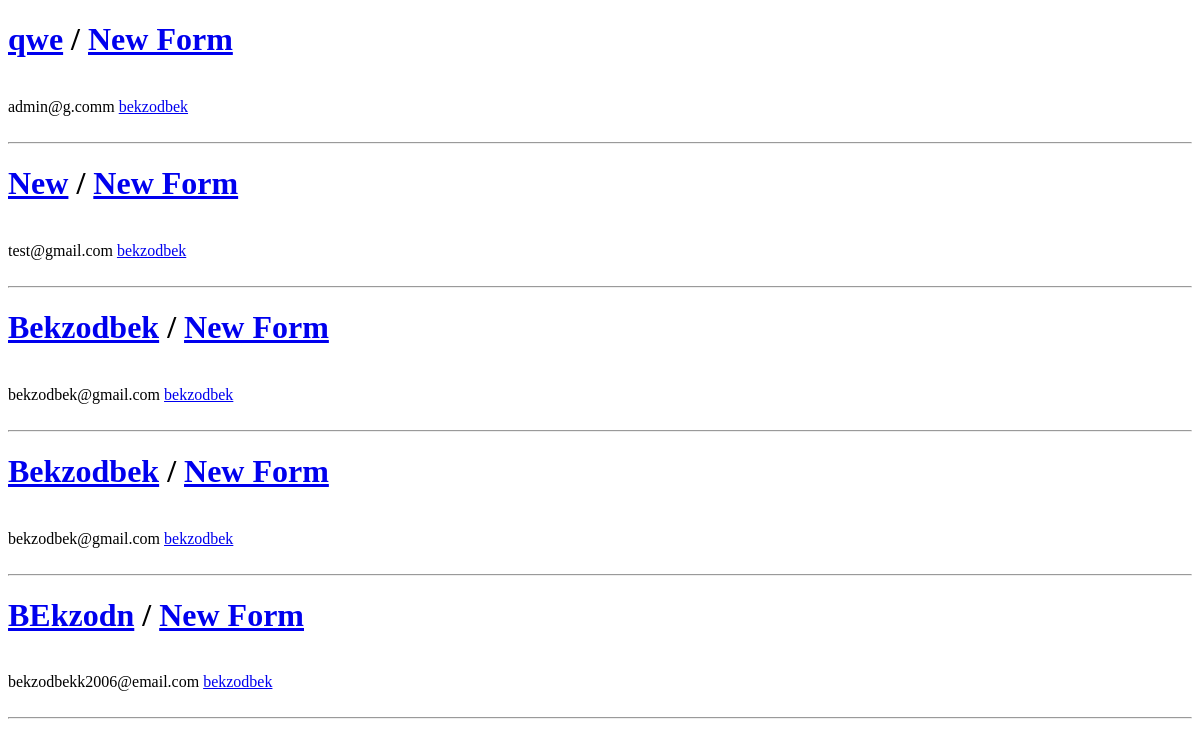
The page /notifications/ (signed in) on the database as committed earlier.
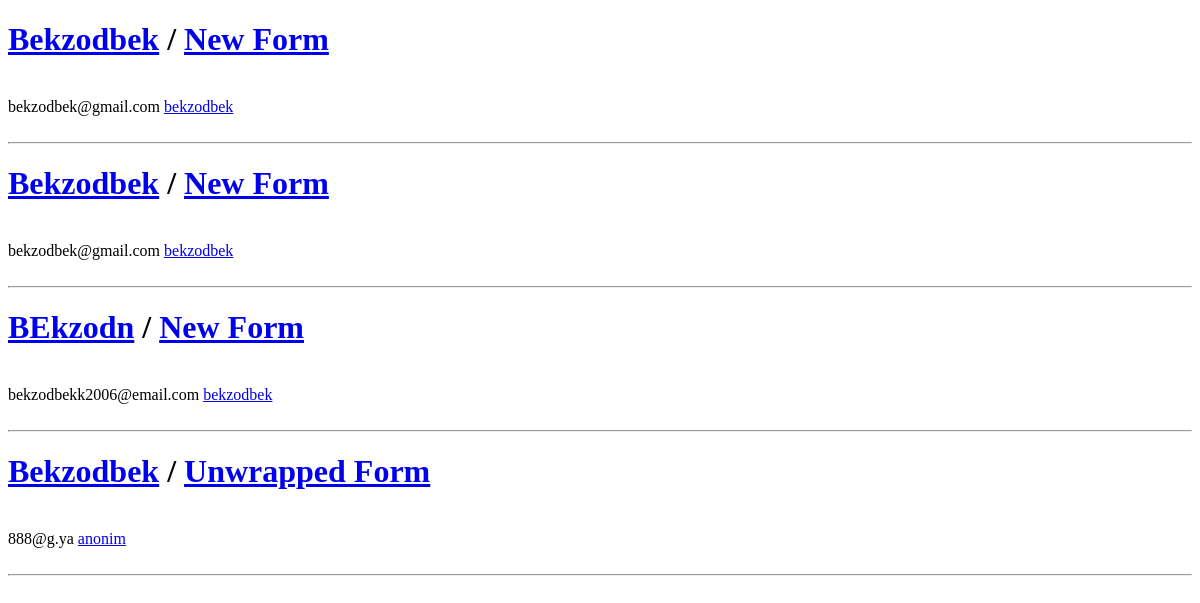
The same page on the database as committed later.
### forms/models.py (models this page shows, shortened)
class FormRequest(models.Model):
    form = models.ForeignKey(Form, on_delete=models.CASCADE, related_name="form_requests")
    user = models.ForeignKey(CustomUser, on_delete=models.CASCADE, null=True, blank=True, related_name='user_request')
    is_public = models.BooleanField(default=False)
    view = models.BooleanField(default=False)
    full_name = models.CharField(max_length=32)
    email = models.EmailField()

class Form(models.Model):
    title = models.CharField(max_length=50)
    slug = models.SlugField(unique=True)
    author = models.ForeignKey(CustomUser, on_delete=models.CASCADE, related_name='form')
    is_public = models.BooleanField(default=True)
    created_on = models.DateTimeField(("created on"), default=timezone.now)
    message = models.TextField(max_length=300)
    anonim_requests = models.BooleanField(default=False)
    submit_success = models.TextField(max_length=700)

class CustomUser(AbstractUser):
    is_organiser = models.BooleanField(default=False)
    is_agent = models.BooleanField(default=False)

### forms/views.py (the view)
# urls.py: path('notifications/', NotificationsView, name='notifications'),
@login_required(login_url='base:login')
def NotificationsView(request):
    new_requests = FormRequest.objects.filter(view=False)
    context = {
        "new_requests":new_requests,
    }
    return render(request, 'pages/notifications.html', context)

### templates/pages/notifications.html (shortened to what this page needs)
<!DOCTYPE html>
<html lang="en">
<head>
</head>
<body>
    {% for x in new_requests %}
    {% if x.form.author.username == request.user.username %}
    <div id="requests">
        <h1><a href="{% url 'base:single_request' x.form.slug x.id %}">{{ x.full_name }}</a> / <a
                href="{% url 'base:single' x.form.slug %}">{{ x.form.title }}</a></h1>
        <br>
        {{ x.email }}
        <a href="{% url 'base:profile' x.user.username %}">{{ x.user.username }}</a>
        <br>
        <br>
        <hr>
    </div>
    {% endif %}
    {% endfor %}
</body>
</html>

Rows that differ between the two databases and show on the page:
no longer on this page (row edited): FormRequest: full_name "qwe", form "New Form", email "admin@g.comm", user.username "bekzodbek"
no longer on this page (row edited): FormRequest: full_name "New", form "New Form", email "test@gmail.com", user.username "bekzodbek"
added FormRequest: full_name "Bekzodbek", form "Unwrapped Form", email "888@g.ya", user.username "anonim"
